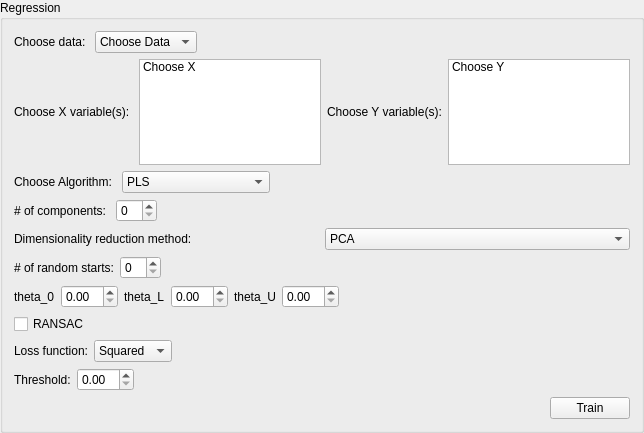
<?xml version="1.0" encoding="UTF-8"?>
<ui version="4.0">
 <class>regression</class>
 <widget class="QGroupBox" name="regression">
  <property name="geometry">
   <rect>
    <x>0</x>
    <y>0</y>
    <width>644</width>
    <height>433</height>
   </rect>
  </property>
  <property name="minimumSize">
   <size>
    <width>600</width>
    <height>150</height>
   </size>
  </property>
  <property name="maximumSize">
   <size>
    <width>16777215</width>
    <height>999999</height>
   </size>
  </property>
  <property name="windowTitle">
   <string>Regression</string>
  </property>
  <property name="title">
   <string>Regression</string>
  </property>
  <layout class="QVBoxLayout" name="verticalLayout_2">
   <item>
    <layout class="QVBoxLayout" name="regression_vlayout">
     <item>
      <layout class="QHBoxLayout" name="regression_choosedata_hlayout">
       <item>
        <widget class="QLabel" name="label">
         <property name="text">
          <string>Choose data: </string>
         </property>
        </widget>
       </item>
       <item>
        <widget class="QComboBox" name="regression_choosedata">
         <property name="iconSize">
          <size>
           <width>50</width>
           <height>20</height>
          </size>
         </property>
         <item>
          <property name="text">
           <string>Choose Data</string>
          </property>
         </item>
         <item>
          <property name="text">
           <string>Known Data</string>
          </property>
         </item>
        </widget>
       </item>
       <item>
        <spacer name="regression_choosedata_spacer">
         <property name="orientation">
          <enum>Qt::Horizontal</enum>
         </property>
         <property name="sizeHint" stdset="0">
          <size>
           <width>40</width>
           <height>20</height>
          </size>
         </property>
        </spacer>
       </item>
      </layout>
     </item>
     <item>
      <layout class="QHBoxLayout" name="regression_choosevars_hlayout">
       <item>
        <widget class="QLabel" name="regression_train_choosex_label">
         <property name="text">
          <string>Choose X variable(s): </string>
         </property>
        </widget>
       </item>
       <item>
        <widget class="QListWidget" name="regression_train_choosex">
         <item>
          <property name="text">
           <string>Choose X</string>
          </property>
         </item>
        </widget>
       </item>
       <item>
        <widget class="QLabel" name="regression_train_choosey_label">
         <property name="text">
          <string>Choose Y variable(s):</string>
         </property>
        </widget>
       </item>
       <item>
        <widget class="QListWidget" name="regression_train_choosey">
         <item>
          <property name="text">
           <string>Choose Y</string>
          </property>
         </item>
        </widget>
       </item>
       <item>
        <spacer name="regression_choosevars_spacer">
         <property name="orientation">
          <enum>Qt::Horizontal</enum>
         </property>
         <property name="sizeHint" stdset="0">
          <size>
           <width>40</width>
           <height>20</height>
          </size>
         </property>
        </spacer>
       </item>
      </layout>
     </item>
     <item>
      <layout class="QHBoxLayout" name="regression_choosealg_hlayout">
       <item>
        <widget class="QLabel" name="regression_choosealg_label">
         <property name="text">
          <string>Choose Algorithm: </string>
         </property>
        </widget>
       </item>
       <item>
        <widget class="QComboBox" name="regression_choosealg">
         <property name="iconSize">
          <size>
           <width>50</width>
           <height>20</height>
          </size>
         </property>
         <item>
          <property name="text">
           <string>PLS</string>
          </property>
         </item>
         <item>
          <property name="text">
           <string>GP</string>
          </property>
         </item>
         <item>
          <property name="text">
           <string>Others coming soon...</string>
          </property>
         </item>
        </widget>
       </item>
       <item>
        <spacer name="regression_choosealg_spacer">
         <property name="orientation">
          <enum>Qt::Horizontal</enum>
         </property>
         <property name="sizeHint" stdset="0">
          <size>
           <width>40</width>
           <height>20</height>
          </size>
         </property>
        </spacer>
       </item>
      </layout>
     </item>
     <item>
      <layout class="QHBoxLayout" name="pls_hlayout">
       <item>
        <widget class="QLabel" name="pls_nc_label">
         <property name="text">
          <string># of components: </string>
         </property>
        </widget>
       </item>
       <item>
        <widget class="QSpinBox" name="pls_nc_spin"/>
       </item>
       <item>
        <spacer name="pls_spacer">
         <property name="orientation">
          <enum>Qt::Horizontal</enum>
         </property>
         <property name="sizeHint" stdset="0">
          <size>
           <width>40</width>
           <height>20</height>
          </size>
         </property>
        </spacer>
       </item>
      </layout>
     </item>
     <item>
      <layout class="QVBoxLayout" name="regression_options_vlayout"/>
     </item>
     <item>
      <layout class="QVBoxLayout" name="gp_vlayout">
       <item>
        <layout class="QHBoxLayout" name="gp_dim_red_hlayout">
         <item>
          <widget class="QLabel" name="gp_dim_red_label">
           <property name="text">
            <string>Dimensionality reduction method:</string>
           </property>
          </widget>
         </item>
         <item>
          <widget class="QComboBox" name="gp_dim_red_combobox">
           <item>
            <property name="text">
             <string>PCA</string>
            </property>
           </item>
           <item>
            <property name="text">
             <string>FastICA</string>
            </property>
           </item>
           <item>
            <property name="text">
             <string>ICA - JADE</string>
            </property>
           </item>
           <item>
            <property name="text">
             <string>None</string>
            </property>
           </item>
          </widget>
         </item>
        </layout>
       </item>
       <item>
        <layout class="QHBoxLayout" name="gp_rand_starts_hlayout">
         <item>
          <widget class="QLabel" name="gp_rand_starts_label">
           <property name="text">
            <string># of random starts:</string>
           </property>
          </widget>
         </item>
         <item>
          <widget class="QSpinBox" name="gp_rand_starts_spin"/>
         </item>
         <item>
          <spacer name="gp_rand_starts_spacer">
           <property name="orientation">
            <enum>Qt::Horizontal</enum>
           </property>
           <property name="sizeHint" stdset="0">
            <size>
             <width>40</width>
             <height>20</height>
            </size>
           </property>
          </spacer>
         </item>
        </layout>
       </item>
       <item>
        <layout class="QHBoxLayout" name="gp_theta_hlayout">
         <item>
          <widget class="QLabel" name="gp_theta0_label">
           <property name="text">
            <string>theta_0</string>
           </property>
          </widget>
         </item>
         <item>
          <widget class="QDoubleSpinBox" name="gp_theta0_spin"/>
         </item>
         <item>
          <widget class="QLabel" name="gp_thetaL_label">
           <property name="text">
            <string>theta_L</string>
           </property>
          </widget>
         </item>
         <item>
          <widget class="QDoubleSpinBox" name="gp_thetaL_spin"/>
         </item>
         <item>
          <widget class="QLabel" name="gp_thetaU_label">
           <property name="text">
            <string>theta_U</string>
           </property>
          </widget>
         </item>
         <item>
          <widget class="QDoubleSpinBox" name="gp_thetaU_spin"/>
         </item>
         <item>
          <spacer name="horizontalSpacer">
           <property name="orientation">
            <enum>Qt::Horizontal</enum>
           </property>
           <property name="sizeHint" stdset="0">
            <size>
             <width>40</width>
             <height>20</height>
            </size>
           </property>
          </spacer>
         </item>
        </layout>
       </item>
      </layout>
     </item>
     <item>
      <widget class="QCheckBox" name="regression_ransac_checkbox">
       <property name="text">
        <string>RANSAC</string>
       </property>
      </widget>
     </item>
     <item>
      <layout class="QVBoxLayout" name="ransac_vlayout">
       <item>
        <layout class="QHBoxLayout" name="ransac_lossfunc_hlayout">
         <item>
          <widget class="QLabel" name="ransac_lossfunc_label">
           <property name="text">
            <string>Loss function:</string>
           </property>
          </widget>
         </item>
         <item>
          <widget class="QComboBox" name="ransac_lossfunc_combobox">
           <item>
            <property name="text">
             <string>Squared</string>
            </property>
           </item>
           <item>
            <property name="text">
             <string>Absolute</string>
            </property>
           </item>
          </widget>
         </item>
         <item>
          <spacer name="horizontalSpacer_2">
           <property name="orientation">
            <enum>Qt::Horizontal</enum>
           </property>
           <property name="sizeHint" stdset="0">
            <size>
             <width>40</width>
             <height>20</height>
            </size>
           </property>
          </spacer>
         </item>
        </layout>
       </item>
       <item>
        <layout class="QHBoxLayout" name="ransac_thresh_hlayout">
         <item>
          <widget class="QLabel" name="ransac_thresh_label">
           <property name="text">
            <string>Threshold:</string>
           </property>
          </widget>
         </item>
         <item>
          <widget class="QDoubleSpinBox" name="ransac_thresh_spin"/>
         </item>
         <item>
          <spacer name="ransac_thresh_spacer">
           <property name="orientation">
            <enum>Qt::Horizontal</enum>
           </property>
           <property name="sizeHint" stdset="0">
            <size>
             <width>40</width>
             <height>20</height>
            </size>
           </property>
          </spacer>
         </item>
        </layout>
       </item>
      </layout>
     </item>
     <item>
      <layout class="QHBoxLayout" name="regression_trainbutton_hlayout">
       <item>
        <spacer name="regression_trainbutton_spacer">
         <property name="orientation">
          <enum>Qt::Horizontal</enum>
         </property>
         <property name="sizeHint" stdset="0">
          <size>
           <width>40</width>
           <height>20</height>
          </size>
         </property>
        </spacer>
       </item>
       <item>
        <widget class="QPushButton" name="regression_trainbutton">
         <property name="text">
          <string>Train</string>
         </property>
        </widget>
       </item>
      </layout>
     </item>
    </layout>
   </item>
  </layout>
 </widget>
 <resources/>
 <connections/>
</ui>
